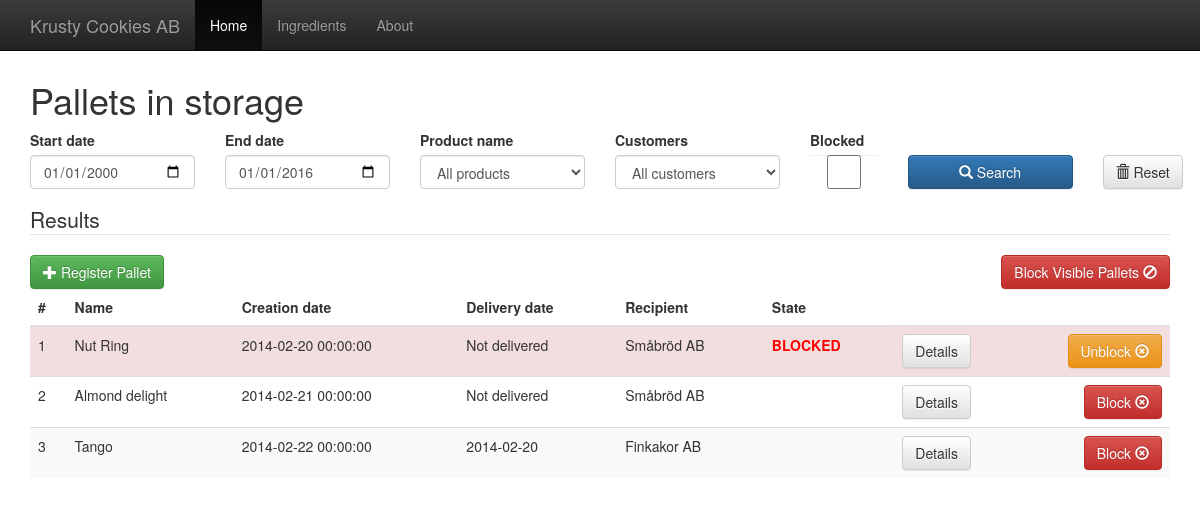
Before: / with the older database file.
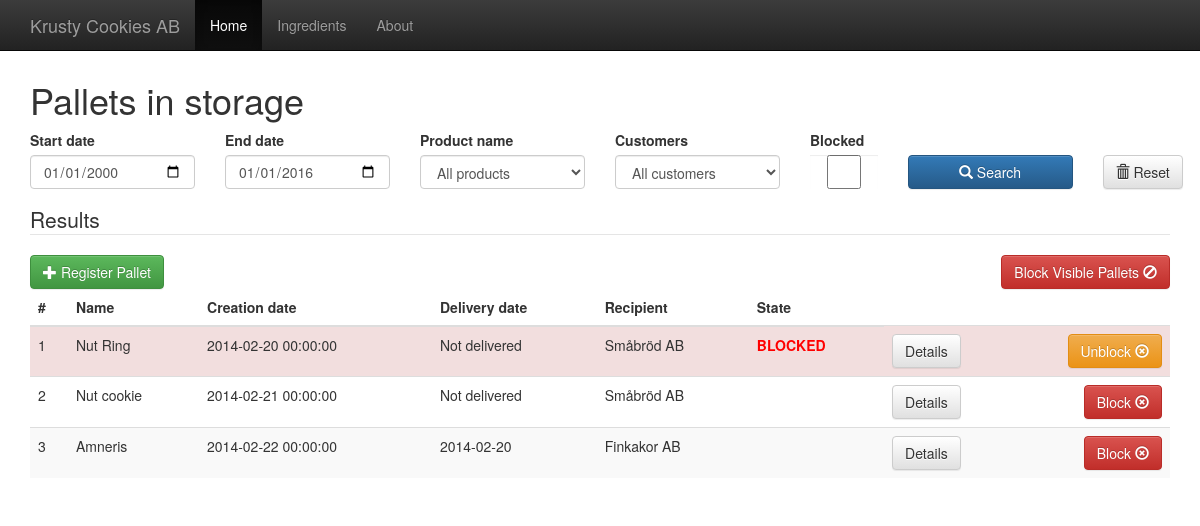
After: the same page with the newer database file.
### tables this page shows
create table pallets (
	palletID INT NOT NULL AUTO_INCREMENT,
	productID INT NOT NULL,
	orderID INT NOT NULL,
	currentState VARCHAR(255),
	creationDate DateTime,
	FOREIGN KEY(productID) REFERENCES products(productID),
	FOREIGN KEY(orderID) REFERENCES orders(orderID),
	PRIMARY KEY(palletID)
);

create table products ( 
	productID INT NOT NULL AUTO_INCREMENT,
	productName VARCHAR(255),
	PRIMARY KEY(productID)
);

create table customers ( 
	customerID INT NOT NULL AUTO_INCREMENT,
	customerName VARCHAR(255),
	address VARCHAR(255) ,
	PRIMARY KEY(customerID)
);

create table loadingOrders (
	loadingOrderlD INT NOT NULL AUTO_INCREMENT,
	orderID INT NOT NULL,
	loadingDate Date,
	FOREIGN KEY(orderID) REFERENCES orders(orderID),
	PRIMARY KEY(loadingOrderlD)
);

### database/mysql_connect_data.inc.php (called while the page is built)
<?php
	$host = "127.0.0.1";
	$userName = "eda216";
	$password = "eda216";
	$database = "eda216";
?>

### database/database.inc.php (called while the page is built, shortened)
<?php
require_once('./database/classes.php');
class Database {
	private $host;
	private $userName;
	private $password;
	private $database;
	private $conn;
	public function __construct($host, $userName, $password, $database) {
		$this->host = $host;
		$this->userName = $userName;
		$this->password = $password;
		$this->database = $database;
	}
	public function openConnection() {
		try {
			$this->conn = new PDO("mysql:host=$this->host;dbname=$this->database;charset=utf8",
				$this->userName,  $this->password);
			$this->conn->setAttribute(PDO::ATTR_ERRMODE, PDO::ERRMODE_EXCEPTION);
			$this->conn->setAttribute(PDO::ATTR_DEFAULT_FETCH_MODE, PDO::FETCH_ASSOC);
		} catch (PDOException $e) {
			$error = "Connection error: " . $e->getMessage();
			print $error . "<p>";
			unset($this->conn);
			return false;
		}
		return true;
	}
	private function executeQuery($query, $param = null) {
		try {
			$stmt = $this->conn->prepare($query);
			$stmt->execute($param);
			$result = $stmt->fetchAll();
		} catch (PDOException $e) {
			$error = "*** Internal error: " . $e->getMessage() . "<p>" . $query;
			die($error);
		}
		return $result;
	}
	private function createPallets($pallets){
		$output = [];
		foreach ($pallets as $result) {
			$pallet = new Pallet($result);
			array_push($output, $pallet);
		}
		return $output;
	}
	public function getPallets($startDate, $endDate, $productName, $blocked, $customer){
		$sql = "SELECT Pallets.palletID, Pallets.creationDate, "
				."Pallets.currentState, Products.productName, "
				."Customers.customerName, LoadingOrders.loadingDate "
				."FROM pallets LEFT OUTER JOIN loadingOrderContents "
				."ON Pallets.palletId = loadingOrderContents.palletId "
				."LEFT OUTER JOIN LoadingOrders ON loadingOrderContents.loadingOrderlD = LoadingOrders.loadingOrderlD "
				."INNER JOIN products ON Products.productid = Pallets.productid "
				."INNER JOIN Orders ON Orders.orderID = Pallets.orderID "
				."INNER JOIN Customers ON Orders.customerID = Customers.customerID "
				."WHERE creationDate >= ? AND creationDate <= ?";
		$parameters = [$startDate, $endDate];
		$sql = $sql." ORDER BY Pallets.palletID";
		return $this->createPallets($this->executeQuery($sql,$parameters));
	}
}
?>

### database/classes.php (called while the page is built, shortened)
<?php
function ifvarset(&$var, $default){
	return isset($var) ? $var : $default;
}
class Pallet {
	public $state;
	public function isBlocked(){
		return (isset($this->state) && $this->state === "BLOCKED") ? TRUE : FALSE;
	}
	function __construct($result) {
		$this->palletId = ifvarset($result['palletID'], -1);
		$this->creationDate = ifvarset($result['creationDate'], "2000-01-01");
		$this->state = ifvarset($result['currentState'], "unknown");
		$this->productName = ifvarset($result['productName'], "NULL");
		$this->customerName = ifvarset($result['customerName'], "NULL");
		$this->deliveryDate = ifvarset($result['loadingDate'], "");
	}
}
?>

### index.php (the view, shortened to what this page needs)
<?php $title = "Pallets in storage"; include "includes/header.php"; ?>
	<h1><?= $title ?></h1>
	<?php
	$startDate = getSafeParam('startdate', '2000-01-01');
	$endDate = getSafeParam('enddate', '2016-01-01');
	$productName = getSafeParam('productname', null);
	$customerName = getSafeParam('customer', null);
	$blocked = getSafeParam('blocked', null);
	$pallets = $db->getPallets($startDate, $endDate, $productName, $blocked, $customerName);
	$filter = array(
		"startdate" => $startDate,
		"enddate" => $endDate,
		"customer" => $customerName,
		"product" => $productName,
		"blocked" => $blocked
	);
	?>
	<fieldset>
	    <form>
		    <div class='row'>
		    	<div class='col-sm-2'>
		            <div class='form-group'>
		                <label>Start date</label>
		                <input type="date" class="form-control" name="startdate" value="<?= $startDate ?>"/>
		            </div>
		        </div>
		        <div class='col-sm-2'>
		            <div class='form-group'>
		                <label>End date</label>
		                <input type="date" class="form-control" name="enddate" value="<?= $endDate ?>"/>
		            </div>
		        </div>
		        <div class='col-sm-2'>
		            <div class='form-group'>
		                <label>Product name</label>
		                <select class="form-control" name="productname">
							<option value="">All products</option>
						</select>
		        	</div>
		        </div>
		        <div class='col-sm-2'>
		            <div class='form-group'>
		                <label>Customers</label>
		                <select class="form-control" name="customer">
							<option value="">All customers</option>
						</select>
		            </div>
		        </div>
		        <div class='col-sm-1'>
		            <div class='form-group'>
		                <label>Blocked</label>
		                <input type="checkbox" class="form-control checkboxfix" name="blocked" value="true" <?= $blocked ? "checked" : ""; ?> />
		            </div>
		        </div>
		         <div class='col-sm-2'>
		            <div class='form-group actionbuttons'>
		                <button id="_search_btn" type="submit" class="btn btn-primary expand">
		                	<span class="glyphicon glyphicon-search"></span> Search
	                	</button>
		    		</div>
		    	</div>
				<div class='col-sm-1'>
		            <div class='form-group actionbuttons'>
				        <button id="_reset_btn" type="reset" class="btn btn-default">
		    				<span class="glyphicon glyphicon-trash"></span> Reset
						</button>
		    		</div>
		    	</div>
		    </div>
	    </form>
	</fieldset>
	<legend>Results</legend>
	<a role="button" class="btn btn-success pull-left"
		href="createpallet.php">
		<span class="glyphicon glyphicon-plus"></span>
		Register Pallet
	</a>
	<a role="button" class="btn btn-danger pull-right"
		href="block.php?id=all&filter=<?= urlencode(base64_encode(serialize($filter))) ?>&action=block&relocation=<?= urlencode(url()) ?>">
		Block Visible Pallets
		<span class="glyphicon glyphicon-ban-circle"></span>
	</a>
	<table class="table table-striped pallet-table">
		<thead>
			<tr>
				<th>#</th>
				<th>Name</th>
				<th>Creation date</th>
				<th>Delivery date</th>
				<th>Recipient</th>
				<th>State</th>
			</tr>
		</thead>
		<tbody>
		<?php if(is_array($pallets)){
		 	foreach ($pallets as $pallet) { ?>
			<tr class='<?= $pallet->isBlocked() ? "danger" : "" ?>'>
				<td><?= $pallet->palletId ?></td>
				<td><?= $pallet->productName ?></td>
				<td><?= $pallet->creationDate ?></td>
				<td><?= ($pallet->deliveryDate ? $pallet->deliveryDate : "Not delivered") ?></td>
				<td><?= $pallet->customerName ?></td>
				<td class='state'><?= $pallet->state ?></td>
				<td class='viewbutton'>
					<a 	role="button"
						class="btn btn-default"
						href="showpallet.php?id=<?= $pallet->palletId ?>">
							Details
					</a>
					<a 	role="button"
						class="btn <?= $pallet->isBlocked() ? "btn-warning" : "btn-danger" ?> pull-right"
						href="block.php?id=<?= $pallet->palletId ?>&action=<?= $pallet->isBlocked() ? "unblock" : "block" ?>&relocation=<?= urlencode(url()) ?>">
							<?= $pallet->isBlocked() ? "Unblock" : "Block" ?>
							<span class="glyphicon glyphicon-remove-circle"></span>
					</a>
				</td>
			</tr>
			<?php }
		} ?>
		</tbody>
	</table>
</div>
<?php include "includes/footer.php"; ?>

### includes/header.php (shortened to what this page needs)
<?php
	require_once('./database/database.inc.php');
	require_once("./database/mysql_connect_data.inc.php");
	$db = new Database($host, $userName, $password, $database);
	$projectname = "Krusty Cookies AB";
	function getSafeParam($paramName, $default){
		return (isset($_GET[$paramName]) ? $_GET[$paramName] : $default);
	}
	function url() {
		$pageURL = 'http';
			$pageURL .= "://";
		if (isset($_SERVER["SERVER_PORT"]) && $_SERVER["SERVER_PORT"] != "80") {
			$pageURL .= $_SERVER["SERVER_NAME"].":".$_SERVER["SERVER_PORT"].$_SERVER["REQUEST_URI"];
		} else {
			$pageURL .= $_SERVER["SERVER_NAME"].$_SERVER["REQUEST_URI"];
		}
		return $pageURL;
	}
?>
<!DOCTYPE html>
<html lang="en">
  <head>
		<link rel="stylesheet" href="//netdna.bootstrapcdn.com/bootstrap/3.1.1/css/bootstrap.min.css">
		<link rel="stylesheet" href="//netdna.bootstrapcdn.com/bootstrap/3.1.1/css/bootstrap-theme.min.css">
		<link rel="stylesheet" href="static/global.style.css">
	</head>
	<body>
	<div class="navbar navbar-inverse navbar-fixed-top" role="navigation">
	<div class="container">
	<div class="navbar-header">
	  <a class="navbar-brand" href="#"><?= $projectname ?></a>
	</div>
	<div class="collapse navbar-collapse">
		<ul class="nav navbar-nav">
			<li <?= (!isset($page) || $page === "home") ? "class='active'" : "" ?> ><a href="index.php">Home</a></li>
			<li <?= ( isset($page) && $page === "ingredients") ? "class='active'" : "" ?> ><a href="ingredients.php">Ingredients</a></li>
			<li <?= ( isset($page) && $page === "about") ? "class='active'" : "" ?> ><a href="about.php">About</a></li>
		</ul>
	</div>
	</div>
	</div>
    <div class="container" style="margin-top: 60px;">
      <div class="starter-template">

### includes/footer.php
	</div>
  </body>
</html>

### static/global.style.css (style rules this page uses)
.pallet-table .danger .state { font-weight: bold; color: red; }
.expand { width: 100%; }
.checkboxfix { margin: 0px 0px 0px 0px !important; }

Changed rows visible on the page:
changed through a linked row, pallets id 2: productID.productName "Almond delight" → "Nut cookie"
changed through a linked row, pallets "Finkakor AB": productID.productName "Tango" → "Amneris"
